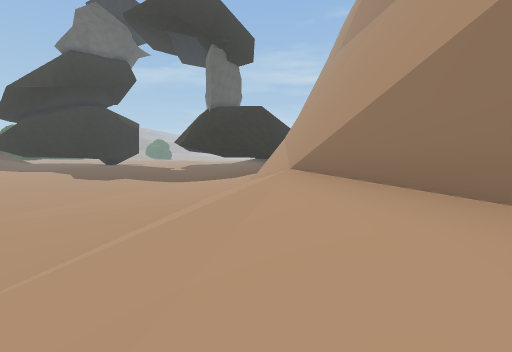
[1] (above)

24 first-person views from a walk through a Unity game level. The camera is 1.5 m above the floor, tilts 4° down and sees 85° across. The floor is counted in squares, 2 m on a side. Each view is taken from the middle of a square. On the plan, view 1 faces up. The plan holds only what a view shows up to about 10 squares ahead; the rest is blank. The place goes on beyond the plan.

[2]
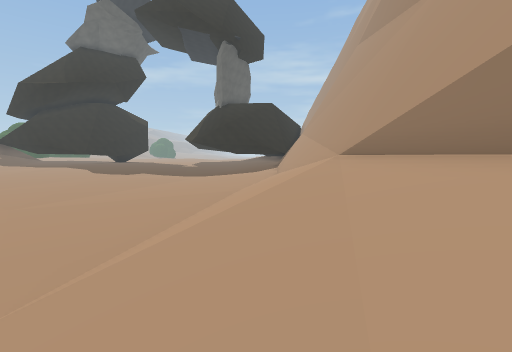

[3]
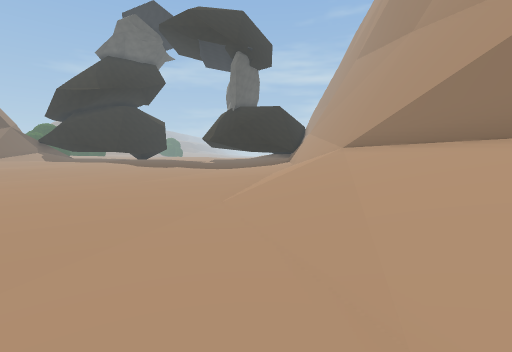

[4]
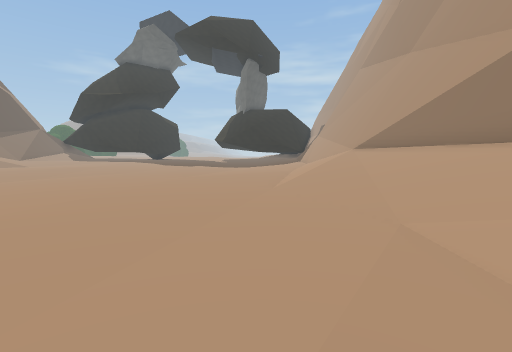

[5]
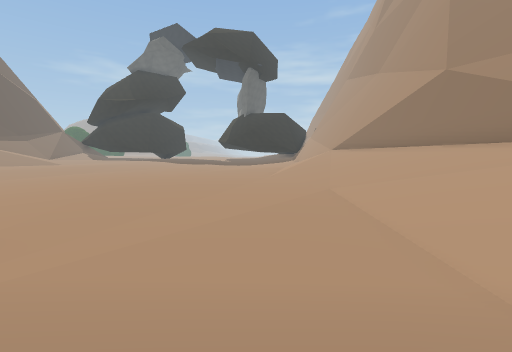

[6]
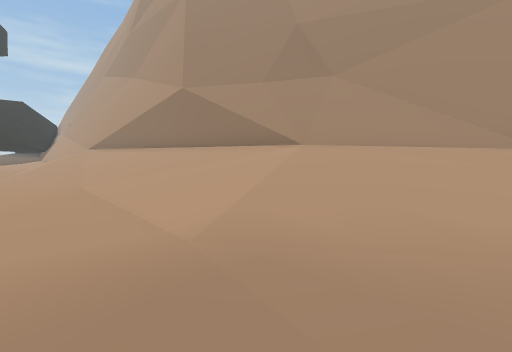

[7]
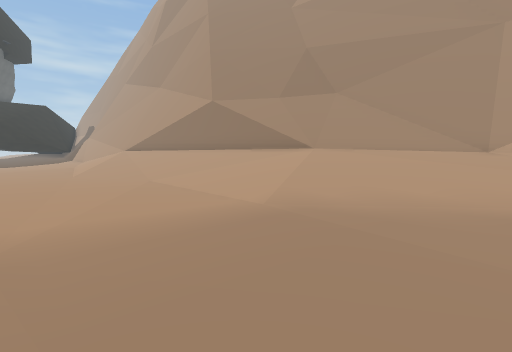

[8]
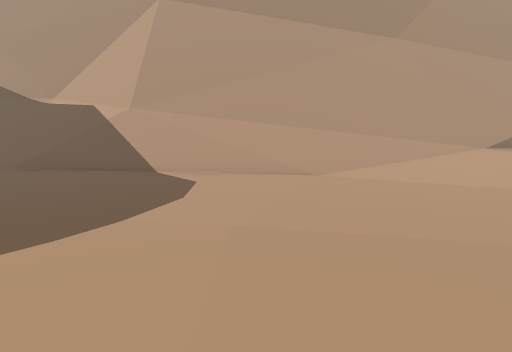

[9]
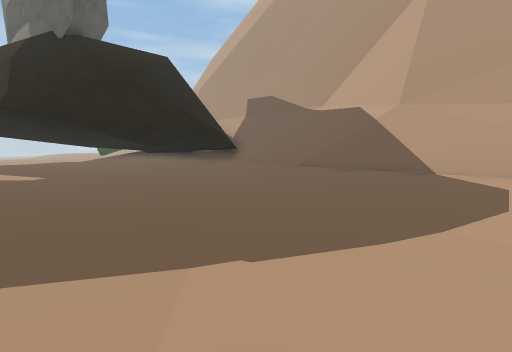

[10]
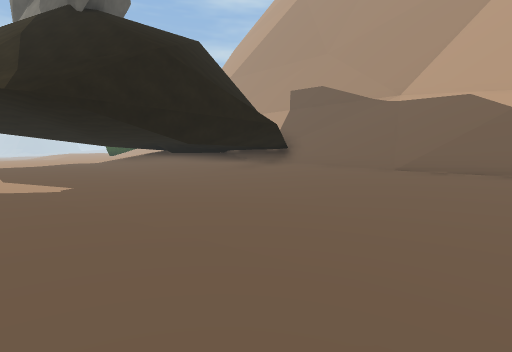

[11]
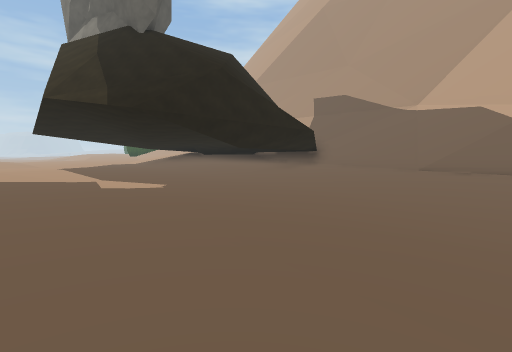

[12]
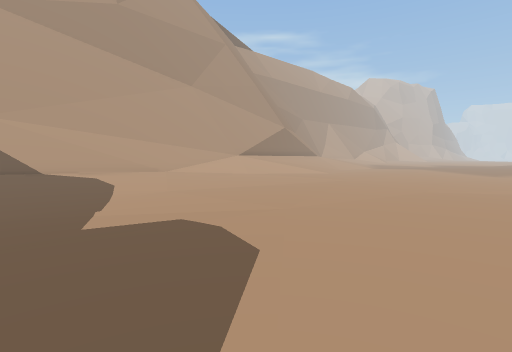

[13]
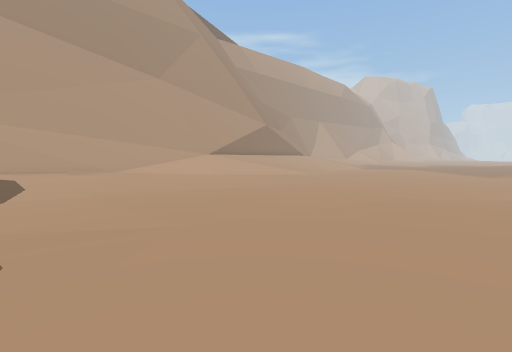

[14]
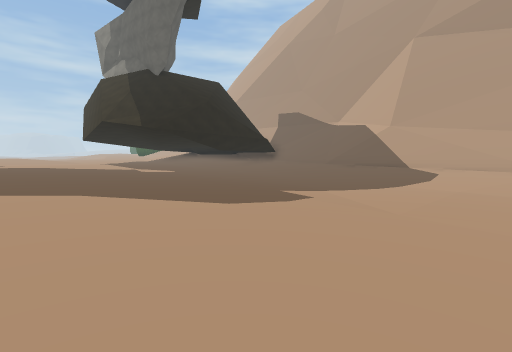

[15]
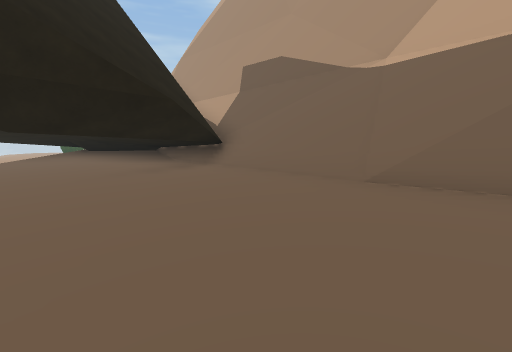

[16]
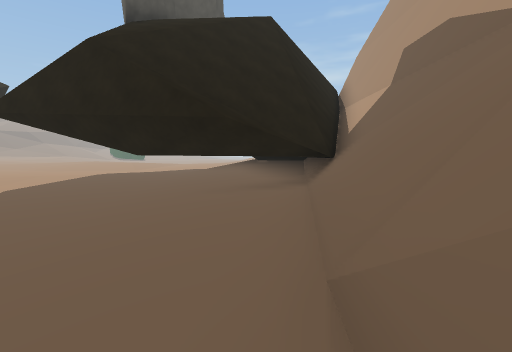

[17]
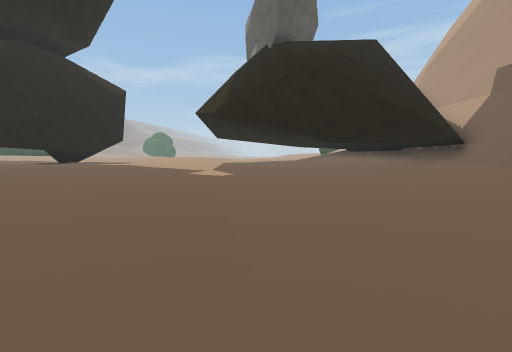

[18]
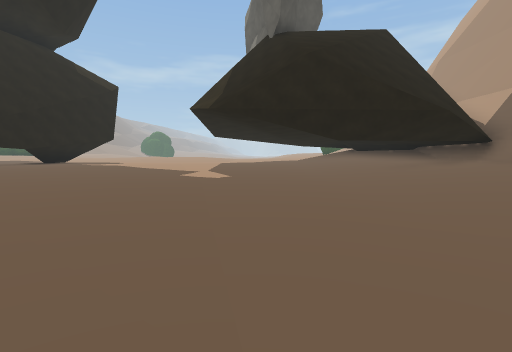

[19]
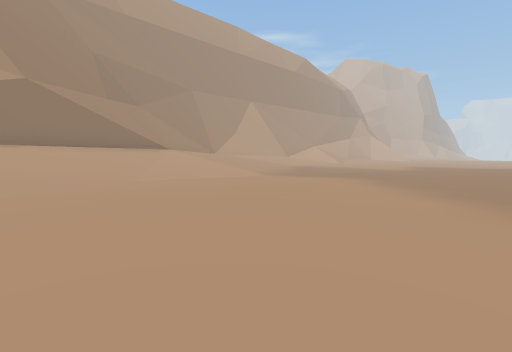

[20]
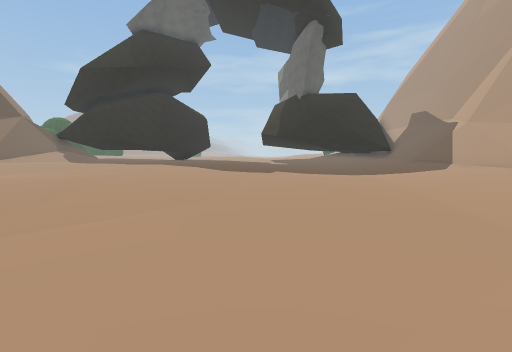

[21]
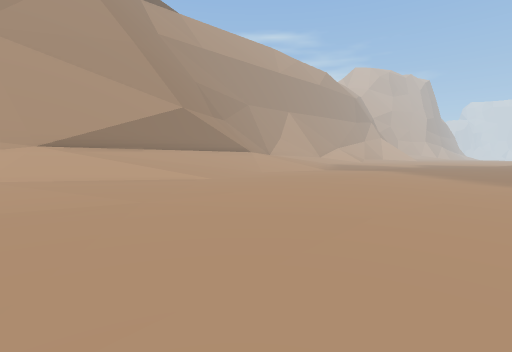

[22]
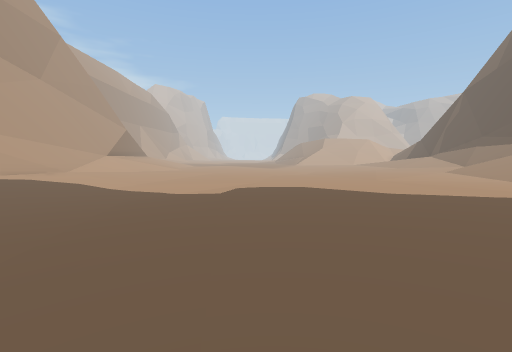

[23]
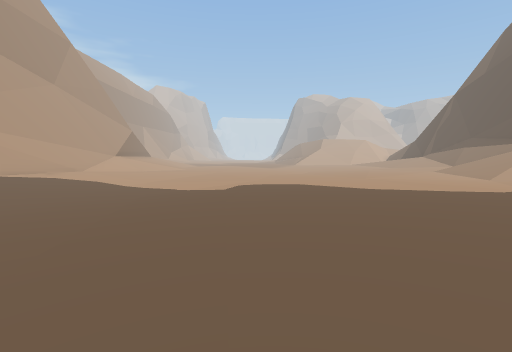

[24]
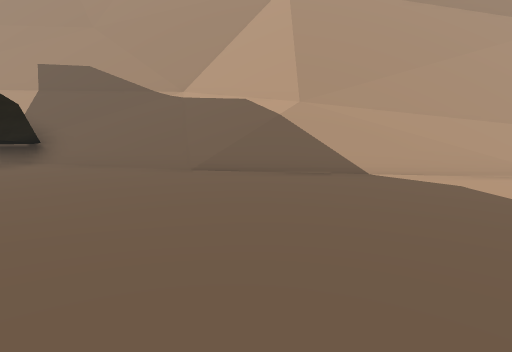

### Floor plan
Key: @ floor where view 1 was taken; # wall or solid block; . main floor; : floor 0.25 m higher than the main floor; - floor 0.25 m lower than the main floor; + floor 0.5 m higher than the main floor; _ floor 0.5 m lower than the main floor; * floor 0.75 m higher than the main floor; % floor 1 m higher than the main floor; / step, stairs or slope; = window, fence, low wall or low ledge; v drop or lower ground.
Columns run from 16 left of view 1 to 5 right of it. Each row starts with its distance up from view 1.
 26         ++++++//  #
 25   #****+++++++///##
 24    ***++++++++///##
 23    **+++++++++//####
 22     *+++++:::://///#
 21     +++++::::://///##
 20     +++++::::://////#
 19     ++++:::...//////#
 18    ++++:::..../////##
 17   +++++:::....///#/#
 16   +++++::.....///###
 15  +++++:::.....///##
 14 ::+++::::....///#v#
 13 ::::::::.....//+==#
 12 :::::::......//+==#
 11  :::::......../+%##
 10  :::........../+/##
  9   :...........///#
  8    ...........://#
  7     ..........://#
  6      --.......://#
  5      --.......://#
  4      ---......///#
  3       --......////
  2      ---......////#
  1      ---......////#
  0       ---.....//@/#
 -1       ---......///#
 -2       ---......///#
 -3       _--......////
 -4        --......////#
 -5        ---.....////##
 -6        ---.....////##
 -7        ---....-/////##
 -8        --....--/////##
 -9        ......--./////#
-10         .....--./////#

Where each view was taken, in squares from view 1:
view 1: 0 up, 0 right, facing up
view 2: 0 up, 1 left, facing up
view 3: 3 down, 2 left, facing up
view 4: 5 down, 3 left, facing up
view 5: 8 down, 3 left, facing up
view 6: 9 down, 3 left, facing up-right
view 7: 10 down, 5 left, facing up-right
view 8: 12 up, 7 left, facing right
view 9: 13 up, 7 left, facing up-right
view 10: 16 up, 7 left, facing up-right
view 11: 16 up, 9 left, facing up-right
view 12: 16 up, 11 left, facing down-right
view 13: 14 up, 11 left, facing down-right
view 14: 11 up, 12 left, facing up-right
view 15: 17 up, 3 left, facing up-right
view 16: 17 up, 0 right, facing up
view 17: 14 up, 5 left, facing up
view 18: 15 up, 5 left, facing up
view 19: 1 up, 9 left, facing down-right
view 20: 3 up, 8 left, facing up
view 21: 7 up, 10 left, facing down-right
view 22: 22 up, 8 left, facing down
view 23: 23 up, 8 left, facing down
view 24: 17 up, 6 left, facing right
